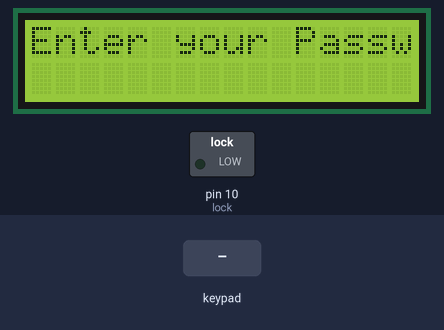
A sketch run on a simulated Arduino Uno, built with avr-gcc and run on an emulated ATmega328P. On the bench: 16×2 character LCD, switched loads named in the sketch (green lamp = pin HIGH). The inputs (shaded band) are chosen by the test bench.

Above: at 1.2 s.
1.3 s: keypad keys 1 2 3 4 pressed 0.4 s apart
At 1.5 s:
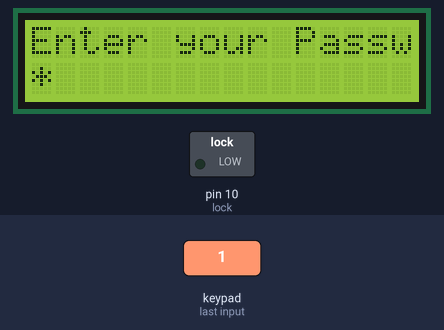
At 2.8 s:
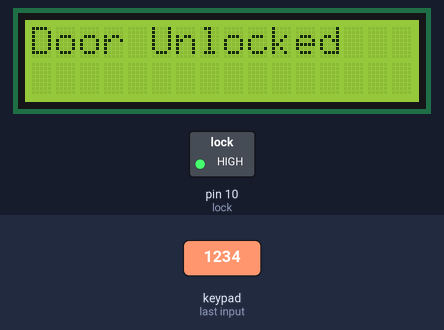
5.9 s: keypad keys 9 8 7 6 pressed 0.4 s apart
At 7.7 s:
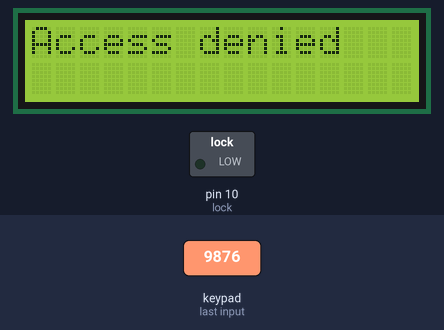
Timing chart, 0 to 9.2 s (numbered marks = the images above; inputs shaded):
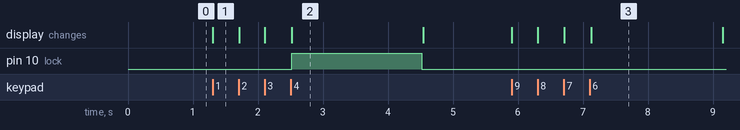

The sketch:

Password_protected_with_light_off_on.ino
```cpp
#include<LiquidCrystal_I2C.h>

#include <Keypad.h>


const int LCD_ADDRESS = 0x27;
const int LCD_COLUMNS = 16;
const int LCD_ROWS = 2;

LiquidCrystal_I2C lcd (LCD_ADDRESS, LCD_COLUMNS, LCD_ROWS);

// Define the number of rows and columns of the keypad
const byte ROWS = 4; // Four rows
const byte COLS = 4; // Four columns

// Define the keymap for the keypad
char keys[ROWS][COLS] = {
  {'1', '2', '3', 'A'},
  {'4', '5', '6', 'B'},
  {'7', '8', '9', 'C'},
  {'*', '0', '#', 'D'}
};

// Connect the row pins of the keypad to these Arduino pins
byte rowPins[ROWS] = {9, 8, 7, 6}; // Connect to the row pinouts of the keypad

// Connect the column pins of the keypad to these Arduino pins
byte colPins[COLS] = {5, 4, 3, 2}; // Connect to the column pinouts of the keypad

// Create the Keypad object
Keypad keypad = Keypad(makeKeymap(keys), rowPins, colPins, ROWS, COLS);


String inputPassword="";
String systemPassword="1234";

int password_length=4;

int lock=10;

void setup (){

lcd.init ();
lcd.clear ();
lcd.backlight();
Serial.begin(9600);
  pinMode(lock,OUTPUT);

}


void loop()
{
  lcd.clear();
  lcd.setCursor(0,0);
  lcd.print("Enter your Password");

   int i=0;
  while(1){

    char key=keypad.getKey();

  if(key){


    if (inputPassword.length()<password_length){

      inputPassword=inputPassword+key;


        lcd.setCursor(i,1);
        lcd.print("*");
        i++;


      if(inputPassword.length()==password_length){

        if(inputPassword==systemPassword){
        lcd.clear();
        lcd.setCursor(0,0);
        lcd.print("Door Unlocked");
       digitalWrite(lock,HIGH);


        delay(2000);

          inputPassword=""; //Reset Pass
        break;

        }
        else{

        lcd.clear();
        lcd.setCursor(0,0);
        lcd.print("Access denied");

        delay(2000);
          break;


        }
      }


    }

  }

  }

  digitalWrite(lock,LOW);

}

 
```

Measured:
- after the input at 1.3 s, pin 10 (lock): LOW → HIGH after 1.2 s, → LOW 2.0 s later; the display: changes at once (image 1)
- after the input at 5.9 s, the display: first changes at once (image 3 shows a later state)
- what the display in image 2 shows lasts 2.0 s, from 2.5 s to 4.5 s
